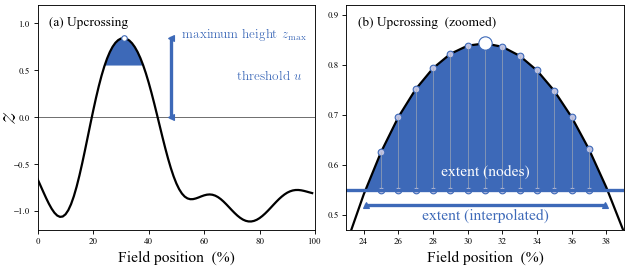

Generate this figure with Python:

import numpy as np
from matplotlib import pyplot
from matplotlib.patches import Polygon
from matplotlib.collections import PatchCollection
import rft1d



def plot_filled(y, ax, thresh=None, plot_thresh=True, color='k', lw=2, facecolor='0.8', two_tailed=False, thresh_color='k'):
	y        = np.asarray(y, dtype=float)
	x        = np.arange(y.size)
	if thresh==None:
		thresh      = 0
	x0,y0,ind0      = x.copy(), y.copy(), np.arange(y.size)
	### threshold:
	if two_tailed:
		L,n      = rft1d.geom.bwlabel( np.abs(y)>thresh )
	else:
		L,n      = rft1d.geom.bwlabel( y>thresh )
	### plot:
	ax.plot(x0, y0, color=color, lw=lw)
	### create patches if needed:
	if n>0:
		polyg = []
		for i in range(n):
			ind         = ind0[L==i+1].tolist()
			x           = x0[L==i+1].tolist()
			y           = y0[L==i+1].tolist()
			csign       = np.sign(y[0])
			### insert extra nodes for interpolation:
			x           = [x[0]] + x + [x[-1]]
			y           = [csign*thresh] + y + [csign*thresh]
			### interpolate if necessary:
			if ind[0]  != ind0[0]:
				dx      = x0[ind[0]] - x0[ind[0]-1]
				dy      = (csign*thresh - y0[ind[0]])  / (y0[ind[0]] - y0[ind[0]-1])
				x[0]   += dy*dx
			if ind[-1] != ind0[-1]:
				dx      = x0[ind[-1]+1] - x0[ind[-1]]
				dy      = (csign*thresh - y0[ind[-1]])  / (y0[ind[-1]+1] - y0[ind[-1]])
				x[-1]  += dy*dx
			polyg.append(  Polygon(zip(x,y))  )
		patches         = PatchCollection(polyg, edgecolors=None)
		ax.add_collection(patches)
		pyplot.setp(patches, facecolor=facecolor, edgecolor=facecolor)
	#set axis limits:
	pyplot.setp(ax, xlim=(x0.min(), x0.max())  )
	#plot threshold(s):
	if (thresh!=None) and plot_thresh:
		h      = [ax.hlines(thresh, x0.min(), x0.max())]
		if two_tailed:
			h.append( ax.hlines(-thresh, x0.min(), x0.max()) )
		pyplot.setp(h, color=thresh_color, lw=1, linestyle='--')




### set rcParams:
fig_width_mm  = 200
fig_height_mm = 85
mm2in = 1/25.4
fig_width  = fig_width_mm*mm2in  	# width in inches
fig_height = fig_height_mm*mm2in    # height in inches
params = {	'backend':'ps', 'axes.labelsize':14,
			'font.size':12, 'text.usetex': False, 'legend.fontsize':12,
			'xtick.labelsize':8, 'ytick.labelsize':8,
			'font.family':'Times New Roman',  #Times
			'lines.linewidth':0.5,
			'patch.linewidth':0.25,
			'figure.figsize': [fig_width,fig_height]}
pyplot.rcParams.update(params)




#(0) Set parameters:
np.random.seed(0)
nNodes      = 101
W           = 20
h           = 0.55
y           = rft1d.random.randn1d(1, nNodes, W, pad=True)



#(2) Plot results:
pyplot.close('all')
color0      = 0.24, 0.41, 0.72
color1      = 0.74, 0.76, 0.89
color2      = 0.21, 0.57, 0.89
### create axes:
ax0   = pyplot.axes([0.06,0.14,0.44,0.84])
ax1   = pyplot.axes([0.55,0.14,0.44,0.84])
AX    = ax0,ax1
for ax in [ax0,ax1]:
	plot_filled(y, ax, thresh=h, plot_thresh=False, color='k', lw=2, facecolor=color0)
	ax.hlines(0, 0, 100, color='k', linestyle='-', lw=0.5)
	ax.hlines(h, 0, 100, color=color0, linestyle='--')
### plot nNodes:
ind   = range(25,38)
ax1.plot(ind, y[ind], 'o', markersize=6, markerfacecolor=color1, markeredgecolor=color0)
ax1.plot(ind, [h]*len(ind), 'o', markersize=6, markerfacecolor=color1, markeredgecolor=color0)
for i in ind:
	ax1.plot([i,i], [h,y[i]], '0.7')
ax1.text(31, 0.58, 'extent (nodes)', color='w', ha='center', size=14)
### label threshold:
ax0.text(72, 0.4, 'threshold  $u$', color=color0, size=12)
### plot maximum:
ax0.plot(y.argmax(), y.max(), 'o', markersize=5, markerfacecolor='w', markeredgecolor=color0)
ax1.plot(y.argmax(), y.max(), 'o', markersize=12, markerfacecolor='w', markeredgecolor=color0)
ax0.plot([48]*2, [0,y.max()], '-', lw=3, marker='<', color=color0)
ax0.text(52, y.max(), 'maximum height  $z_{\mathrm{max}}$', color=color0, size=12)
### plot extent:
ax1.hlines(h, 0, 100, color=color0, linestyle='-', lw=3)
ax1.plot([24.1,37.9], [0.519]*2, '^-', lw=3, color=color0)
ax1.text(31, 0.49, 'extent (interpolated)', color=color0, ha='center', size=14)
### axes labels:
[ax.set_xlabel('Field position  (%)')   for ax in AX]
ax0.text(-0.15, 0.5, '$z$', size=24, transform=ax0.transAxes, rotation=90, va='center')
### annotate:
pyplot.setp(ax0, xlim=(0,100), ylim=(-1.2,1.2))
pyplot.setp(ax1, xlim=(23,39), ylim=(0.47,0.92))
### panel labels:
ax0.text(0.04, 0.91, '(a) Upcrossing', transform=ax0.transAxes)
ax1.text(0.04, 0.91, '(b) Upcrossing  (zoomed)', transform=ax1.transAxes)
